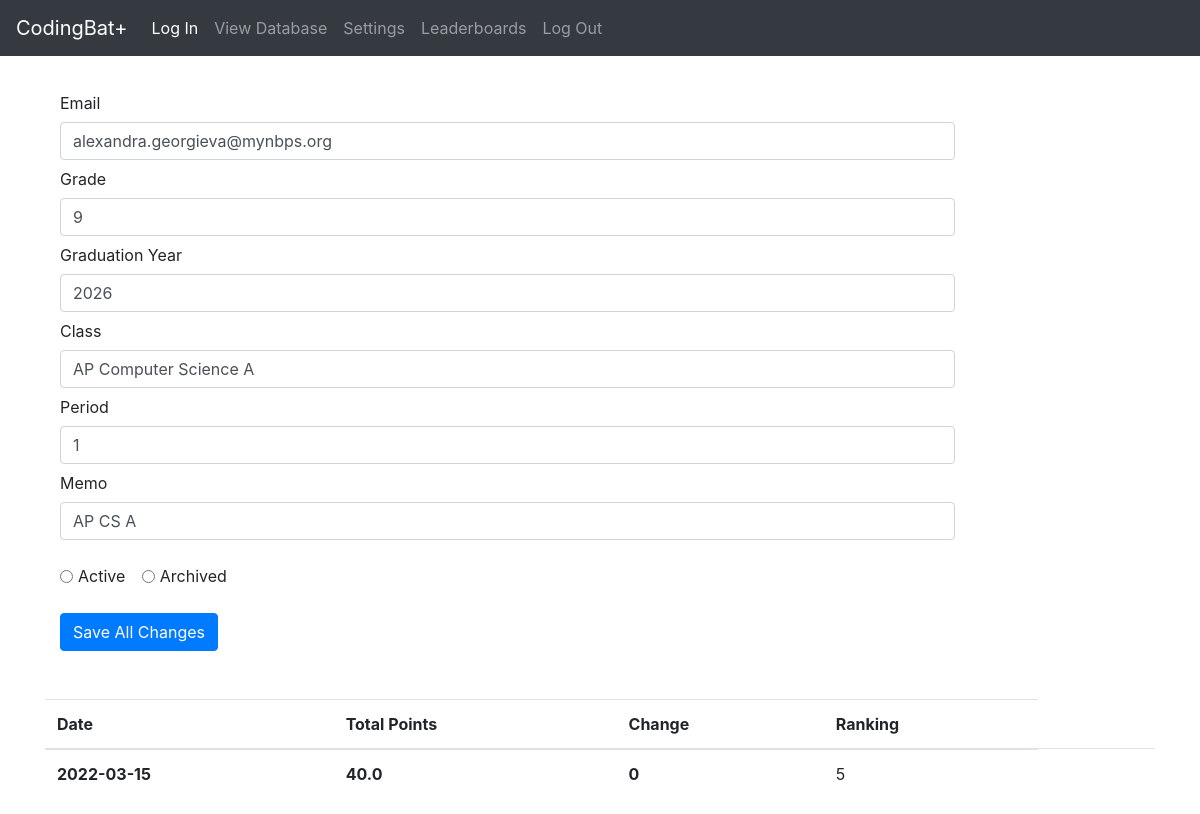
The app's page /student/1/edit (signed in) with its own data.
### application/models.py (models this page shows, shortened)
class Student(db.Model):
    id = db.Column(db.Integer, primary_key=True)
    email = db.Column(db.String(255), nullable=False)
    memo = db.Column(db.String(255), nullable=False)
    grade = db.Column(db.Integer, default=9)
    gradYear = db.Column(db.Integer, default=2026)
    theClass = db.Column(db.String(255), default="AP Computer Science A")
    period = db.Column(db.Integer, default=1)
    isArchived = db.Column(db.Boolean, default=False)
    scrapes = db.relationship('Scrape', backref='student', lazy=False)

class Scrape(db.Model):
    id = db.Column(db.Integer, primary_key=True)
    points = db.Column(db.Float, nullable=False)
    date = db.Column(db.Date, default=date.today())
    student_id = db.Column(db.Integer, db.ForeignKey('student.id'), nullable=True)
    ranking = db.Column(db.Integer, nullable=True)
    change = db.Column(db.Integer, nullable=True)

### application/routes.py (the view, shortened to what this page needs)
@app_bp.route('/student/<int:student_id>/edit', methods=['GET', 'POST'])
@login_required
def edit_student(student_id):
    if request.method == "GET":
        fetched_student = Student.query.get(student_id)
        scrapes = Scrape.query.filter_by(student_id=student_id).order_by(Scrape.date.desc()).all()
        return render_template("/student-edit.html", student=fetched_student, scrapes=scrapes)

### application/auth.py (called while the page is built)
@login_manager.user_loader
def load_user(user_id):
    return User.query.get(user_id)

### application/templates/student-edit.html (shortened to what this page needs)
{% extends 'base.html' %}
{% block content %}
<br>
<form method="post">
        <label for="email" class="col-sm-2 col-form-label">Email</label>
    <div class="col-sm-10">
        <input type="text" class="form-control" id="email" name="email" value= "{{ student.email }}">
    </div>
    <label for="grade" class="col-sm-2 col-form-label">Grade</label>
    <div class="col-sm-10">
        <input type="text" class="form-control" id="grade" name="grade" value= "{{ student.grade }}">
    </div>
    <label for="gradYear" class="col-sm-2 col-form-label">Graduation Year</label>
    <div class="col-sm-10">
        <input type="text" class="form-control" id="gradYear" name="gradYear" value= "{{ student.gradYear }}">
    </div>
    <label for="class" class="col-sm-2 col-form-label">Class</label>
    <div class="col-sm-10">
        <input type="text" class="form-control" id="class" name="class" value="{{ student.theClass }}">
    </div>
    <label for="period" class="col-sm-2 col-form-label">Period</label>
    <div class="col-sm-10">
        <input type="text" class="form-control" id="period" name="period" value= "{{ student.period }}">
    </div>
    <label for="memo" class="col-sm-2 col-form-label">Memo</label>
    <div class="col-sm-10">
        <input type="text" class="form-control" id="memo" name="memo" value="{{ student.memo }}">
    </div><br>
    <div class="col-sm-10">
<div class="form-check form-check-inline">
  <input class="form-check-input" type="radio" name="isArchived" id="isActive" value="isActive">
  <label class="form-check-label" for="isActive">Active</label>
</div>
<div class="form-check form-check-inline">
  <input class="form-check-input" type="radio" name="isArchived" id="isArchived" value="isArchived">
  <label class="form-check-label" for="isArchived">Archived</label>
</div>
        <br><br>
        <button type="submit" class="btn btn-primary">Save All Changes</button>
        </div>
</form>
<br><br>
<table class="table">
  <thead>
    <tr>
      <th scope="col">Date</th>
      <th scope="col">Total Points</th>
      <th scope="col">Change</th>
      <th scope="col">Ranking</th>
    </tr>
  </thead>
  <tbody>
{% for scrape in scrapes %}
    <tr>
      <th scope="row">{{scrape.date }}</th>
      <td><b>{{scrape.points}}</b></td>
      <td><b>{{scrape.change}}</b></td>
        <td>{{scrape.ranking}}</td>
      <td>
</td>
    <td>
    </td>
    </tr>
{% endfor %}
  </tbody>
</table>
{% endblock %}

### records on screen
Student: email "alexandra.georgieva@mynbps.org", grade "9", gradYear "2026", class "AP Computer Science A", period "1", memo "AP CS A"
Scrape: date "2022-03-15", points "40.0", change "0", ranking "5"
